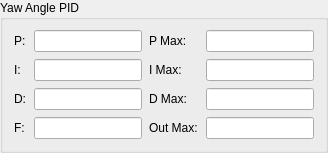
               <widget class="QGroupBox" name="YawAngle">
                <property name="title">
                 <string>Yaw Angle PID</string>
                </property>
                <layout class="QHBoxLayout" name="horizontalLayout_14">
                 <property name="spacing">
                  <number>7</number>
                 </property>
                 <property name="topMargin">
                  <number>10</number>
                 </property>
                 <item>
                  <layout class="QFormLayout" name="formLayout_11">
                   <property name="horizontalSpacing">
                    <number>8</number>
                   </property>
                   <item row="0" column="0">
                    <widget class="QLabel" name="label_CTRL_YAW_ANG_P">
                     <property name="sizePolicy">
                      <sizepolicy hsizetype="Preferred" vsizetype="Preferred">
                       <horstretch>0</horstretch>
                       <verstretch>0</verstretch>
                      </sizepolicy>
                     </property>
                     <property name="text">
                      <string>P:</string>
                     </property>
                    </widget>
                   </item>
                   <item row="0" column="1">
                    <widget class="QLineEdit" name="CTRL_YAW_ANG_P">
                     <property name="sizePolicy">
                      <sizepolicy hsizetype="Maximum" vsizetype="Fixed">
                       <horstretch>0</horstretch>
                       <verstretch>0</verstretch>
                      </sizepolicy>
                     </property>
                    </widget>
                   </item>
                   <item row="1" column="0">
                    <widget class="QLabel" name="label_CTRL_YAW_ANG_I">
                     <property name="sizePolicy">
                      <sizepolicy hsizetype="Preferred" vsizetype="Preferred">
                       <horstretch>0</horstretch>
                       <verstretch>0</verstretch>
                      </sizepolicy>
                     </property>
                     <property name="text">
                      <string>I:</string>
                     </property>
                    </widget>
                   </item>
                   <item row="1" column="1">
                    <widget class="QLineEdit" name="CTRL_YAW_ANG_I">
                     <property name="sizePolicy">
                      <sizepolicy hsizetype="Maximum" vsizetype="Fixed">
                       <horstretch>0</horstretch>
                       <verstretch>0</verstretch>
                      </sizepolicy>
                     </property>
                    </widget>
                   </item>
                   <item row="2" column="0">
                    <widget class="QLabel" name="label_CTRL_YAW_ANG_D">
                     <property name="sizePolicy">
                      <sizepolicy hsizetype="Preferred" vsizetype="Preferred">
                       <horstretch>0</horstretch>
                       <verstretch>0</verstretch>
                      </sizepolicy>
                     </property>
                     <property name="text">
                      <string>D:</string>
                     </property>
                    </widget>
                   </item>
                   <item row="2" column="1">
                    <widget class="QLineEdit" name="CTRL_YAW_ANG_D">
                     <property name="sizePolicy">
                      <sizepolicy hsizetype="Maximum" vsizetype="Fixed">
                       <horstretch>0</horstretch>
                       <verstretch>0</verstretch>
                      </sizepolicy>
                     </property>
                    </widget>
                   </item>
                   <item row="3" column="0">
                    <widget class="QLabel" name="label_CTRL_YAW_ANG_F">
                     <property name="sizePolicy">
                      <sizepolicy hsizetype="Preferred" vsizetype="Preferred">
                       <horstretch>0</horstretch>
                       <verstretch>0</verstretch>
                      </sizepolicy>
                     </property>
                     <property name="text">
                      <string>F:</string>
                     </property>
                    </widget>
                   </item>
                   <item row="3" column="1">
                    <widget class="QLineEdit" name="CTRL_YAW_ANG_F">
                     <property name="sizePolicy">
                      <sizepolicy hsizetype="Maximum" vsizetype="Fixed">
                       <horstretch>0</horstretch>
                       <verstretch>0</verstretch>
                      </sizepolicy>
                     </property>
                    </widget>
                   </item>
                  </layout>
                 </item>
                 <item>
                  <layout class="QFormLayout" name="formLayout_12">
                   <property name="horizontalSpacing">
                    <number>8</number>
                   </property>
                   <item row="0" column="0">
                    <widget class="QLabel" name="label_CTRL_YAW_ANG_PM">
                     <property name="sizePolicy">
                      <sizepolicy hsizetype="Preferred" vsizetype="Preferred">
                       <horstretch>0</horstretch>
                       <verstretch>0</verstretch>
                      </sizepolicy>
                     </property>
                     <property name="text">
                      <string>P Max:</string>
                     </property>
                    </widget>
                   </item>
                   <item row="0" column="1">
                    <widget class="QLineEdit" name="CTRL_YAW_ANG_PM">
                     <property name="sizePolicy">
                      <sizepolicy hsizetype="Maximum" vsizetype="Fixed">
                       <horstretch>0</horstretch>
                       <verstretch>0</verstretch>
                      </sizepolicy>
                     </property>
                    </widget>
                   </item>
                   <item row="1" column="0">
                    <widget class="QLabel" name="label_CTRL_YAW_ANG_IM">
                     <property name="sizePolicy">
                      <sizepolicy hsizetype="Preferred" vsizetype="Preferred">
                       <horstretch>0</horstretch>
                       <verstretch>0</verstretch>
                      </sizepolicy>
                     </property>
                     <property name="text">
                      <string>I Max:</string>
                     </property>
                    </widget>
                   </item>
                   <item row="1" column="1">
                    <widget class="QLineEdit" name="CTRL_YAW_ANG_IM">
                     <property name="sizePolicy">
                      <sizepolicy hsizetype="Maximum" vsizetype="Fixed">
                       <horstretch>0</horstretch>
                       <verstretch>0</verstretch>
                      </sizepolicy>
                     </property>
                    </widget>
                   </item>
                   <item row="2" column="0">
                    <widget class="QLabel" name="label_CTRL_YAW_ANG_DM">
                     <property name="sizePolicy">
                      <sizepolicy hsizetype="Preferred" vsizetype="Preferred">
                       <horstretch>0</horstretch>
                       <verstretch>0</verstretch>
                      </sizepolicy>
                     </property>
                     <property name="text">
                      <string>D Max:</string>
                     </property>
                    </widget>
                   </item>
                   <item row="2" column="1">
                    <widget class="QLineEdit" name="CTRL_YAW_ANG_DM">
                     <property name="sizePolicy">
                      <sizepolicy hsizetype="Maximum" vsizetype="Fixed">
                       <horstretch>0</horstretch>
                       <verstretch>0</verstretch>
                      </sizepolicy>
                     </property>
                    </widget>
                   </item>
                   <item row="3" column="0">
                    <widget class="QLabel" name="label_CTRL_YAW_ANG_OM">
                     <property name="sizePolicy">
                      <sizepolicy hsizetype="Preferred" vsizetype="Preferred">
                       <horstretch>0</horstretch>
                       <verstretch>0</verstretch>
                      </sizepolicy>
                     </property>
                     <property name="text">
                      <string>Out Max:</string>
                     </property>
                    </widget>
                   </item>
                   <item row="3" column="1">
                    <widget class="QLineEdit" name="CTRL_YAW_ANG_OM">
                     <property name="sizePolicy">
                      <sizepolicy hsizetype="Maximum" vsizetype="Fixed">
                       <horstretch>0</horstretch>
                       <verstretch>0</verstretch>
                      </sizepolicy>
                     </property>
                    </widget>
                   </item>
                  </layout>
                 </item>
                </layout>
               </widget>
